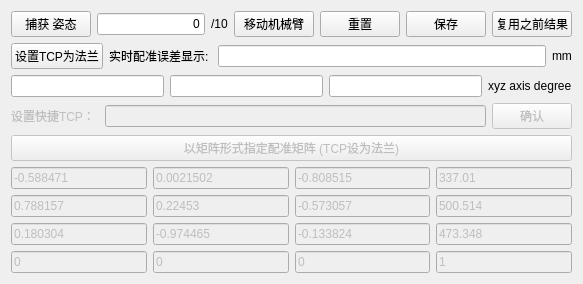
     <widget class="QWidget" name="tab">
      <attribute name="title">
       <string>机械臂配准</string>
      </attribute>
      <layout class="QGridLayout" name="gridLayout_13">
       <item row="0" column="0">
        <layout class="QHBoxLayout" name="horizontalLayout_14">
         <item>
          <widget class="QPushButton" name="pushButton_captureRobot">
           <property name="text">
            <string>捕获 姿态</string>
           </property>
          </widget>
         </item>
         <item>
          <widget class="QLineEdit" name="lineEdit_collectedRoboPose">
           <property name="layoutDirection">
            <enum>Qt::LeftToRight</enum>
           </property>
           <property name="text">
            <string>0</string>
           </property>
           <property name="alignment">
            <set>Qt::AlignRight|Qt::AlignTrailing|Qt::AlignVCenter</set>
           </property>
          </widget>
         </item>
         <item>
          <widget class="QLabel" name="label_6">
           <property name="text">
            <string>/10</string>
           </property>
          </widget>
         </item>
         <item>
          <widget class="QPushButton" name="pushButton_automove">
           <property name="text">
            <string>移动机械臂</string>
           </property>
          </widget>
         </item>
         <item>
          <widget class="QPushButton" name="pushButton_resetRobotReg">
           <property name="text">
            <string>重置</string>
           </property>
          </widget>
         </item>
         <item>
          <widget class="QPushButton" name="pushButton_saveRobotRegist">
           <property name="text">
            <string>保存</string>
           </property>
          </widget>
         </item>
         <item>
          <widget class="QPushButton" name="pushButton_usePreRobotRegit">
           <property name="text">
            <string>复用之前结果</string>
           </property>
          </widget>
         </item>
        </layout>
       </item>
       <item row="1" column="0">
        <layout class="QGridLayout" name="gridLayout_12">
         <item row="0" column="1">
          <layout class="QHBoxLayout" name="horizontalLayout_13">
           <item>
            <widget class="QLabel" name="label_3">
             <property name="text">
              <string>实时配准误差显示: </string>
             </property>
            </widget>
           </item>
           <item>
            <layout class="QHBoxLayout" name="horizontalLayout_7">
             <item>
              <widget class="QLineEdit" name="lineEdit_roboRegistrationError"/>
             </item>
             <item>
              <widget class="QLabel" name="label_4">
               <property name="text">
                <string>mm</string>
               </property>
              </widget>
             </item>
            </layout>
           </item>
          </layout>
         </item>
         <item row="1" column="0" colspan="2">
          <layout class="QHBoxLayout" name="horizontalLayout_12">
           <item>
            <layout class="QHBoxLayout" name="horizontalLayout_11">
             <item>
              <widget class="QLineEdit" name="lineEdit_xAngleError"/>
             </item>
             <item>
              <widget class="QLineEdit" name="lineEdit_yAngleError"/>
             </item>
             <item>
              <widget class="QLineEdit" name="lineEdit_zAngleError"/>
             </item>
            </layout>
           </item>
           <item>
            <widget class="QLabel" name="label_5">
             <property name="text">
              <string>xyz axis degree</string>
             </property>
            </widget>
           </item>
          </layout>
         </item>
         <item row="0" column="0">
          <widget class="QPushButton" name="pushButton_InitializeTcp">
           <property name="text">
            <string>设置TCP为法兰</string>
           </property>
          </widget>
         </item>
        </layout>
       </item>
       <item row="4" column="0">
        <layout class="QGridLayout" name="gridLayout_11">
         <item row="0" column="0">
          <widget class="QLineEdit" name="lineEdit_manualRoboregis_0">
           <property name="enabled">
            <bool>false</bool>
           </property>
           <property name="text">
            <string>-0.588471</string>
           </property>
          </widget>
         </item>
         <item row="0" column="1">
          <widget class="QLineEdit" name="lineEdit_manualRoboregis_1">
           <property name="enabled">
            <bool>false</bool>
           </property>
           <property name="text">
            <string>0.0021502</string>
           </property>
          </widget>
         </item>
         <item row="0" column="2">
          <widget class="QLineEdit" name="lineEdit_manualRoboregis_2">
           <property name="enabled">
            <bool>false</bool>
           </property>
           <property name="text">
            <string>-0.808515</string>
           </property>
          </widget>
         </item>
         <item row="0" column="3">
          <widget class="QLineEdit" name="lineEdit_manualRoboregis_3">
           <property name="enabled">
            <bool>false</bool>
           </property>
           <property name="text">
            <string>337.01</string>
           </property>
          </widget>
         </item>
         <item row="1" column="0">
          <widget class="QLineEdit" name="lineEdit_manualRoboregis_4">
           <property name="enabled">
            <bool>false</bool>
           </property>
           <property name="text">
            <string>0.788157</string>
           </property>
          </widget>
         </item>
         <item row="1" column="1">
          <widget class="QLineEdit" name="lineEdit_manualRoboregis_5">
           <property name="enabled">
            <bool>false</bool>
           </property>
           <property name="text">
            <string>0.22453</string>
           </property>
          </widget>
         </item>
         <item row="1" column="2">
          <widget class="QLineEdit" name="lineEdit_manualRoboregis_6">
           <property name="enabled">
            <bool>false</bool>
           </property>
           <property name="text">
            <string>-0.573057</string>
           </property>
          </widget>
         </item>
         <item row="1" column="3">
          <widget class="QLineEdit" name="lineEdit_manualRoboregis_7">
           <property name="enabled">
            <bool>false</bool>
           </property>
           <property name="text">
            <string>500.514</string>
           </property>
          </widget>
         </item>
         <item row="2" column="0">
          <widget class="QLineEdit" name="lineEdit_manualRoboregis_8">
           <property name="enabled">
            <bool>false</bool>
           </property>
           <property name="text">
            <string>0.180304</string>
           </property>
          </widget>
         </item>
         <item row="2" column="1">
          <widget class="QLineEdit" name="lineEdit_manualRoboregis_9">
           <property name="enabled">
            <bool>false</bool>
           </property>
           <property name="text">
            <string>-0.974465</string>
           </property>
          </widget>
         </item>
         <item row="2" column="2">
          <widget class="QLineEdit" name="lineEdit_manualRoboregis_10">
           <property name="enabled">
            <bool>false</bool>
           </property>
           <property name="text">
            <string>-0.133824</string>
           </property>
          </widget>
         </item>
         <item row="2" column="3">
          <widget class="QLineEdit" name="lineEdit_manualRoboregis_11">
           <property name="enabled">
            <bool>false</bool>
           </property>
           <property name="text">
            <string>473.348</string>
           </property>
          </widget>
         </item>
         <item row="3" column="0">
          <widget class="QLineEdit" name="lineEdit_manualRoboregis_12">
           <property name="enabled">
            <bool>false</bool>
           </property>
           <property name="text">
            <string>0</string>
           </property>
          </widget>
         </item>
         <item row="3" column="1">
          <widget class="QLineEdit" name="lineEdit_manualRoboregis_13">
           <property name="enabled">
            <bool>false</bool>
           </property>
           <property name="text">
            <string>0</string>
           </property>
          </widget>
         </item>
         <item row="3" column="2">
          <widget class="QLineEdit" name="lineEdit_manualRoboregis_14">
           <property name="enabled">
            <bool>false</bool>
           </property>
           <property name="text">
            <string>0</string>
           </property>
          </widget>
         </item>
         <item row="3" column="3">
          <widget class="QLineEdit" name="lineEdit_manualRoboregis_15">
           <property name="enabled">
            <bool>false</bool>
           </property>
           <property name="text">
            <string>1</string>
           </property>
          </widget>
         </item>
        </layout>
       </item>
       <item row="2" column="0">
        <layout class="QHBoxLayout" name="horizontalLayout_10">
         <item>
          <widget class="QLabel" name="label_17">
           <property name="enabled">
            <bool>false</bool>
           </property>
           <property name="text">
            <string>设置快捷TCP： </string>
           </property>
          </widget>
         </item>
         <item>
          <widget class="QLineEdit" name="lineEdit_tcp">
           <property name="enabled">
            <bool>false</bool>
           </property>
          </widget>
         </item>
         <item>
          <widget class="QPushButton" name="pushButton_setTCP">
           <property name="enabled">
            <bool>false</bool>
           </property>
           <property name="text">
            <string>确认</string>
           </property>
          </widget>
         </item>
        </layout>
       </item>
       <item row="3" column="0">
        <widget class="QPushButton" name="pushButton_roboRegisManual">
         <property name="enabled">
          <bool>false</bool>
         </property>
         <property name="text">
          <string>以矩阵形式指定配准矩阵 (TCP设为法兰)</string>
         </property>
        </widget>
       </item>
      </layout>
     </widget>
